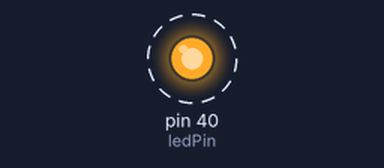
The program below on a simulated Raspberry Pi (header pin numbers). On the bench: output pins drawn as LEDs (lit = HIGH). Dashed ring = blinking.

Above: at 0.5 s.
Timing chart, 0 to 4.6 s (numbered marks = the images above):
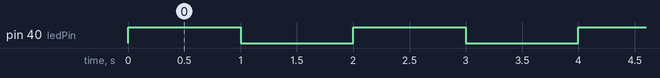

The program:

1_blink.py
```python
import RPi.GPIO as GPIO  # Package responsavel por importar pinos do raspberry
from time import sleep  # Package responsavel por criar delays

GPIO.setwarnings(False)  # Ignorar avisos
GPIO.setmode(GPIO.BOARD)  # Usar a pinagem fisica da placa

ledPin = 40  # Pino do LED

# Declarar o ledPin como sendo um OUTPUT e declara estado inicial como LOW
GPIO.setup(ledPin, GPIO.OUT, initial=GPIO.LOW)

while True:  # Infinte Loop
    GPIO.output(ledPin, GPIO.HIGH)  # Liga o Led
    sleep(1)  # Delay 1 segundo
    GPIO.output(ledPin, GPIO.LOW)  # Desliga o LED
    sleep(1)  # Delay 1 segundo
```

Measured:
- by itself, pin 40 (ledPin): alternates HIGH for 1.0 s and LOW for 1.0 s
